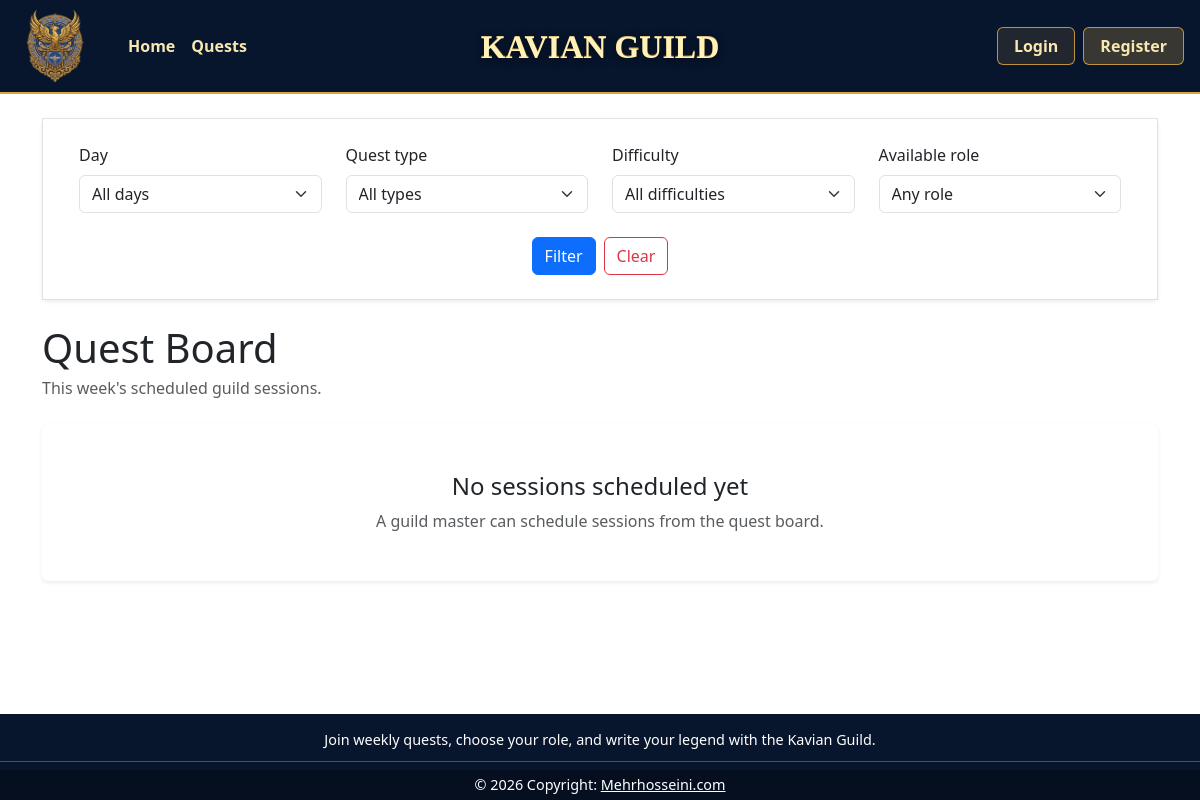
/, run on an earlier commit of the app's database.
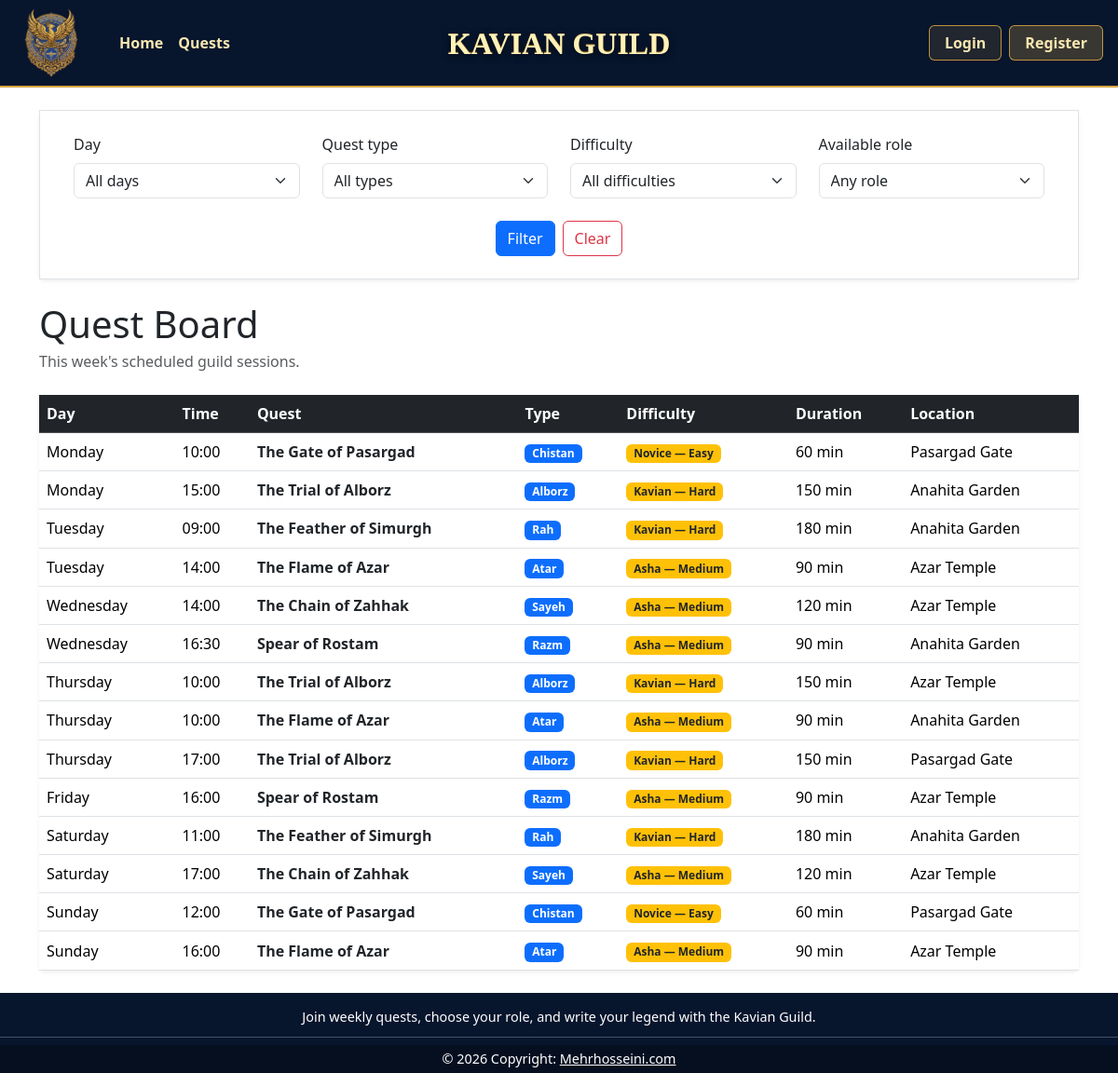
And on a later commit of the database.
### tables this page shows
CREATE TABLE quest_sessions (
            id           INTEGER PRIMARY KEY AUTOINCREMENT,
            quest_id     INTEGER NOT NULL,
            day          TEXT    NOT NULL,
            start_time   TEXT    NOT NULL,
            start_minute INTEGER NOT NULL,
            location     TEXT    NOT NULL CHECK (location IN ('Azar Temple','Anahita Garden','Pasargad Gate')),
            FOREIGN KEY (quest_id) REFERENCES quests(id)
        );

CREATE TABLE quests (
        id               INTEGER PRIMARY KEY AUTOINCREMENT,
        title            TEXT    NOT NULL,
        duration_minutes INTEGER NOT NULL CHECK (duration_minutes > 0),
        quest_type       TEXT    NOT NULL CHECK (quest_type IN ('Razm','Rah','Chistan','Sayeh','Atar','Alborz')),
        difficulty       TEXT    NOT NULL CHECK (difficulty IN ('easy','medium','hard')),
        description      TEXT    NOT NULL,
        image            TEXT
    );

### app.py (the view)
@app.route("/")
def home():
    selected_day = request.args.get("day", "").strip()
    selected_quest_type = request.args.get("quest_type", "").strip()
    selected_difficulty = request.args.get("difficulty", "").strip()
    selected_role = request.args.get("role", "").strip()
    if selected_day not in DAYS:
        selected_day = None
    if selected_quest_type not in QUEST_TYPES:
        selected_quest_type = None
    if selected_difficulty not in DIFFICULTIES:
        selected_difficulty = None
    if selected_role not in ROLE_CAPACITIES:
        selected_role = None
    sessions = quest_sessions_dao.get_week_program(
        day=selected_day,
        quest_type=selected_quest_type,
        difficulty=selected_difficulty,
        role=selected_role,
        role_capacity=ROLE_CAPACITIES.get(selected_role),
    )
    return render_template(
        "index.html",
        sessions=sessions,
        days=DAYS,
        quest_types=QUEST_TYPES,
        difficulties=DIFFICULTIES,
        roles=ROLE_CAPACITIES.keys(),
        selected_day=selected_day,
        selected_quest_type=selected_quest_type,
        selected_difficulty=selected_difficulty,
        selected_role=selected_role,
        difficulty_labels=DIFFICULTY_LABELS,
    )

### db.py (called while the page is built)
def get_connection():
    conn = sqlite3.connect(DATABASE_PATH)
    conn.row_factory = sqlite3.Row   # rows behave like dicts: row["email"]
    conn.execute("PRAGMA foreign_keys = ON;")
    return conn

### quest_sessions_dao.py (called while the page is built, shortened)
def get_week_program(day=None, quest_type=None, difficulty=None, role=None, role_capacity=None):
    query = """SELECT s.id, s.day, s.start_time, s.location,
                      q.title, q.quest_type, q.difficulty, q.duration_minutes, q.image
               FROM quest_sessions s
               JOIN quests q ON s.quest_id = q.id"""
    conditions = []
    params = []
    if day:
        conditions.append("s.day = ?")
        params.append(day)
    if quest_type:
        conditions.append("q.quest_type = ?")
        params.append(quest_type)
    if difficulty:
        conditions.append("q.difficulty = ?")
        params.append(difficulty)
    if conditions:
        query += " WHERE " + " AND ".join(conditions)
    query += " ORDER BY s.start_minute"
    conn = get_connection()
    rows = conn.execute(query, params).fetchall()
    conn.close()
    return rows

### templates/index.html (shortened to what this page needs)
{% extends "base.html" %}
{% block content %}
<div class="card border-0 shadow-sm mb-4">
    <div class="card-body border p-4">
        <form method="get" action="/" class="row g-4 align-items-end justify-content-center mx-auto filter-form">
            <div class="col-md-3">
                <label for="day" class="form-label">Day</label>
                <select id="day" name="day" class="form-select">
                    <option value="">All days</option>
                </select>
            </div>
            <div class="col-md-3">
                <label for="quest_type" class="form-label">Quest type</label>
                <select id="quest_type" name="quest_type" class="form-select">
                    <option value="">All types</option>
                </select>
            </div>
            <div class="col-md-3">
                <label for="difficulty" class="form-label">Difficulty</label>
                <select id="difficulty" name="difficulty" class="form-select">
                    <option value="">All difficulties</option>
                </select>
            </div>
            <div class="col-md-3">
                <label for="role" class="form-label">Available role</label>
                <select id="role" name="role" class="form-select">
                    <option value="">Any role</option>
                </select>
            </div>
            <div class="col-md-auto d-flex gap-2">
                <button type="submit" class="btn btn-primary">Filter</button>
                <a href="{{ url_for('home') }}" class="btn btn-outline-danger">Clear</a>
            </div>
        </form>
    </div>
</div>
<div class="d-flex justify-content-between align-items-center mb-4">
    <div>
        <h1 class="mb-1">Quest Board</h1>
        <p class="text-muted mb-0">This week's scheduled guild sessions.</p>
    </div>
</div>
{% if sessions %}
    <div class="card border-0 shadow-sm">
        <div class="table-responsive">
            <table class="table table-hover align-middle mb-0">
                <thead class="table-dark">
                    <tr>
                        <th>Day</th>
                        <th>Time</th>
                        <th>Quest</th>
                        <th>Type</th>
                        <th>Difficulty</th>
                        <th>Duration</th>
                        <th>Location</th>
                    </tr>
                </thead>
                <tbody>
                    {% for session in sessions %}
                        <tr>
                            <td>{{ session.day }}</td>
                            <td>{{ session.start_time }}</td>
                            <td class="fw-semibold">
                                <a href="{{ url_for('session_detail', session_id=session.id) }}" class="link-dark link-underline-opacity-0 link-underline-opacity-75-hover">
                                    {{ session.title }}
                                </a>
                            </td>
                            <td><span class="badge text-bg-primary">{{ session.quest_type }}</span></td>
                            <td><span class="badge text-bg-warning text-dark">{{ difficulty_labels.get(session.difficulty, session.difficulty) }}</span></td>
                            <td>{{ session.duration_minutes }} min</td>
                            <td>{{ session.location }}</td>
                        </tr>
                    {% endfor %}
                </tbody>
            </table>
        </div>
    </div>
{% else %}
    <div class="card border-0 shadow-sm">
        <div class="card-body text-center py-5">
            <h2 class="h4">No sessions scheduled yet</h2>
            <p class="text-muted mb-0">A guild master can schedule sessions from the quest board.</p>
        </div>
    </div>
{% endif %}
{% endblock %}

### templates/base.html (shortened to what this page needs)
<!DOCTYPE html>
<html lang="en">
<head>
  <link href="https://cdn.jsdelivr.net/npm/bootstrap@5.3.8/dist/css/bootstrap.min.css" rel="stylesheet"
>
  <link rel="stylesheet" href="{{ url_for('static', filename='style.css') }}">
</head>
<body class="{% block body_class %}{% endblock %}">
  <nav class="site-navbar navbar navbar-expand-sm navbar-dark">
    <div class="container-fluid">
      <a class="navbar-brand site-logo" href="{{ url_for('home') }}">
        <img src="{{ url_for('static', filename='images/logo-mark.png') }}" alt="Kavian Guild logo">
      </a>
      <ul class="navbar-nav">
        <li class="nav-item">
          <a class="nav-link" href="{{ url_for('home') }}">Home</a>
        </li>
        <li class="nav-item">
          <a class="nav-link" href="{{ url_for('quests') }}">Quests</a>
        </li>
      </ul>
      <div class="navbar-title">Kavian Guild</div>
      <div class="d-flex gap-2 ms-auto p-1">
        {% if current_user.is_authenticated %}
        <a class="nav-auth-btn nav-auth-btn-logout" href="{{ url_for('logout') }}">Logout : {{ current_user.display_name
          }}</a>
        {% else %}
        <a class="nav-auth-btn" href="{{ url_for('login') }}">Login</a>
        <a class="nav-auth-btn nav-auth-btn-register" href="{{ url_for('register') }}">Register</a>
        {% endif %}
      </div>
    </div>
  </nav>
  <main class="container py-4">
    {% block content %}{% endblock %}
  </main>
  {% block footer %}
  <footer class="site-footer text-center text-white">
    <div class="container">
      <section class="mt-3 ">
        <div class="row d-flex justify-content-center">
          <div class="col-lg-8">
            <p>
              Join weekly quests, choose your role, and write your legend with the Kavian Guild.
            </p>
          </div>
        </div>
      </section>
    </div>
    <hr class="my-2" />
    <div class="text-center py-1 footer-copyright">
      © 2026 Copyright:
      <a class="text-white" href="https://mehrhosseini.com/">Mehrhosseini.com</a>
    </div>
  </footer>
  {% endblock %}
</body>
</html>

### static/style.css (style rules this page uses)
html { min-height: 100%; }
body { min-height: 100vh; display: flex; flex-direction: column; }
main { flex: 1; }
.site-navbar { background-color: #07152d; border-bottom: 2px solid #d8a742; min-height: 92px; }
.site-navbar .container-fluid { position: relative; }
.site-logo { display: flex; align-items: center; justify-content: center; width: 86px; height: 76px; margin-right: 22px; padding-top: 0; padding-bottom: 0; }
.site-logo img { width: 100%; height: 100%; object-fit: contain; }
.site-navbar .nav-link { color: #f7e7b0; font-weight: 600; text-shadow: none; }
.navbar-title { position: absolute; left: 50%; transform: translateX(-50%); color: #f7d878; font-family: Georgia, "Times New Roman", serif; font-size: 32px; font-weight: 700; line-height: 1; text-transform: uppercase; white-space: nowrap; text-shadow: 0 1px 0 #fff2b8, 0 3px 8px rgba(0, 0, 0, 0.65); background-image: linear-gradient(#fff2b8, #d8a742 55%, #8f5f1d); background-clip: text; -webkit-background-clip: text; -webkit-text-fill-color: transparent; pointer-events: none; }
.nav-auth-btn { color: #f7e7b0; text-decoration: none; font-weight: 600; padding: 6px 16px; border: 1px solid rgba(216, 167, 66, 0.85); border-radius: 6px; background-color: rgba(216, 167, 66, 0.12); text-shadow: none; }
.nav-auth-btn-register { background-color: rgba(216, 167, 66, 0.24); }
.site-footer { background-color: #07152d; background-size: cover; background-position: center; background-repeat: no-repeat; }
.site-footer { font-size: 0.9rem; }
.site-footer p { margin-bottom: 0.25rem; line-height: 1.35; }
.footer-copyright { background-color: rgba(0, 0, 0, 0.297); }
.filter-form { max-width: 1200px; }

What changed in the data, as far as the page shows it:
added quest_sessions: day "Monday", start_time "10:00", title "The Gate of Pasargad", quest_type "Chistan", duration_minutes "60", location "Pasargad Gate"
now on this page (row unchanged): quests: get "Novice — Easy"
added quest_sessions: day "Monday", start_time "15:00", title "The Trial of Alborz", quest_type "Alborz", duration_minutes "150", location "Anahita Garden"
now on this page (row unchanged): quests: get "Kavian — Hard"
added quest_sessions: day "Tuesday", start_time "09:00", title "The Feather of Simurgh", quest_type "Rah", duration_minutes "180", location "Anahita Garden"
now on this page (row unchanged): quests: get "Kavian — Hard"
added quest_sessions: day "Tuesday", start_time "14:00", title "The Flame of Azar", quest_type "Atar", duration_minutes "90", location "Azar Temple"
now on this page (row unchanged): quests: get "Asha — Medium"
added quest_sessions: day "Wednesday", start_time "14:00", title "The Chain of Zahhak", quest_type "Sayeh", duration_minutes "120", location "Azar Temple"
now on this page (row unchanged): quests: get "Asha — Medium"
added quest_sessions: day "Wednesday", start_time "16:30", title "Spear of Rostam", quest_type "Razm", duration_minutes "90", location "Anahita Garden"
now on this page (row unchanged): quests: get "Asha — Medium"
added quest_sessions: day "Thursday", start_time "10:00", title "The Trial of Alborz", quest_type "Alborz", duration_minutes "150", location "Azar Temple"
added quest_sessions: day "Thursday", start_time "10:00", title "The Flame of Azar", quest_type "Atar", duration_minutes "90", location "Anahita Garden"
added quest_sessions: day "Thursday", start_time "17:00", title "The Trial of Alborz", quest_type "Alborz", duration_minutes "150", location "Pasargad Gate"
added quest_sessions: day "Friday", start_time "16:00", title "Spear of Rostam", quest_type "Razm", duration_minutes "90", location "Azar Temple"
added quest_sessions: day "Saturday", start_time "11:00", title "The Feather of Simurgh", quest_type "Rah", duration_minutes "180", location "Anahita Garden"
added quest_sessions: day "Saturday", start_time "17:00", title "The Chain of Zahhak", quest_type "Sayeh", duration_minutes "120", location "Azar Temple"
added quest_sessions: day "Sunday", start_time "12:00", title "The Gate of Pasargad", quest_type "Chistan", duration_minutes "60", location "Pasargad Gate"
added quest_sessions: day "Sunday", start_time "16:00", title "The Flame of Azar", quest_type "Atar", duration_minutes "90", location "Azar Temple"
Also different on the page:
text no longer shown: "No sessions scheduled yet A guild master can schedule sessions from the quest board."
text now shown: "Day Time Quest Type Difficulty Duration Location"
